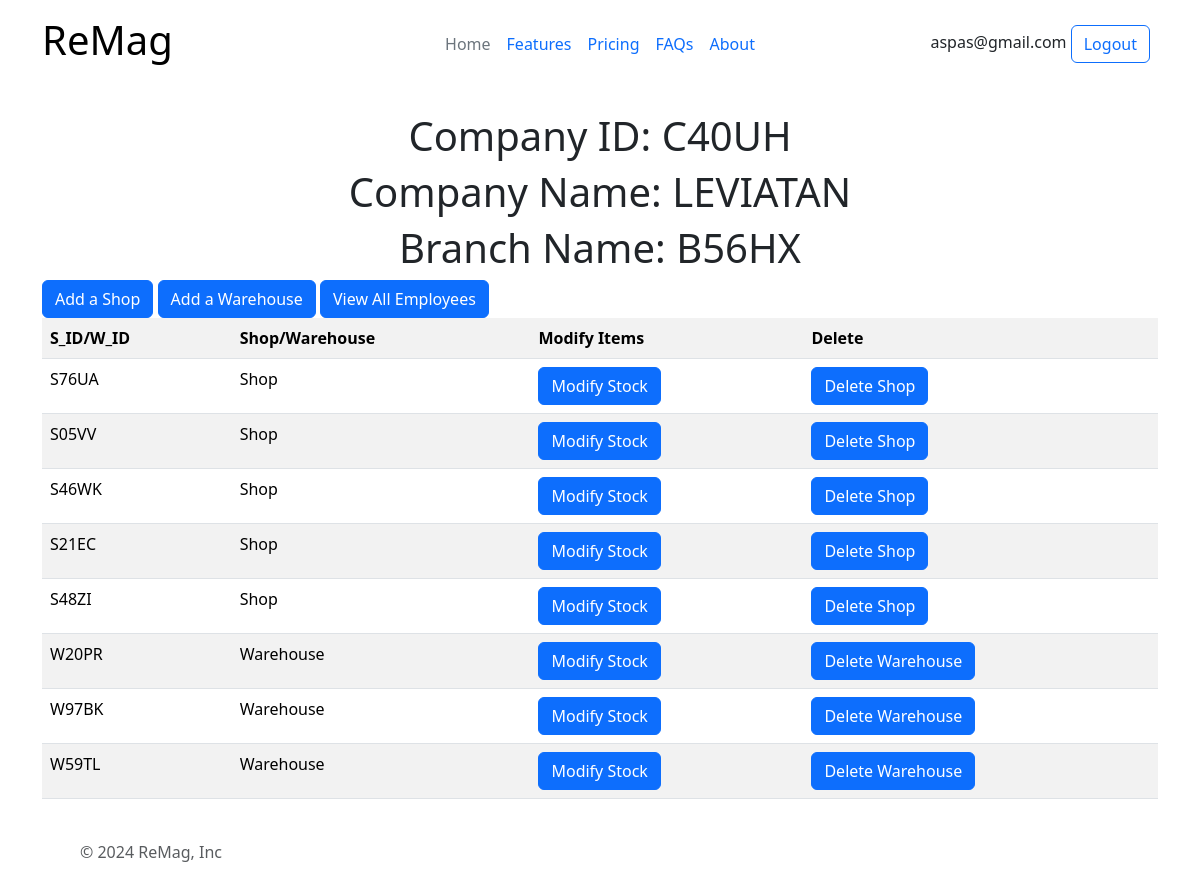
/branch/B56HX (signed in), run on the app's committed database.
### all/models.py (models this page shows, shortened)
class Company(models.Model):
    c_id=models.CharField(primary_key=True,max_length=5)
    c_name=models.CharField(max_length=30,null=False)
    c_phone=models.IntegerField(null=False)
    c_address=models.CharField(max_length=200,null=False)
    c_email=models.CharField(null=False,max_length=30)
    c_password=models.CharField(null=False,max_length=200)

class Branch(models.Model):
    b_id=models.CharField(primary_key=True,max_length=5)
    company=models.ForeignKey(Company, on_delete=models.CASCADE)
    b_address=models.CharField(null=False,max_length=200)
    b_phone_no=models.IntegerField(null=False)

class Store(models.Model):
    s_id=models.CharField(primary_key=True,max_length=5)
    branch=models.ForeignKey(Branch,on_delete=models.CASCADE)

class Warehouse(models.Model):
    w_id=models.CharField(primary_key=True,max_length=5)
    branch=models.ForeignKey(Branch,on_delete=models.CASCADE)

### all/views.py (the view)
# urls.py: path("branch/<str:b_id>",views.branch_page,name="branchpage"),
def branch_page(request,b_id):
    context = {}
    if 'company' in request.session:
        context['email']=request.session['email']
        context['company']=Company.objects.get(pk=request.session['company'])
        context['branch']=Branch.objects.get(pk=b_id)
        context['stores']=Store.objects.filter(branch=context['branch'])
        context['warehouses']=Warehouse.objects.filter(branch=context['branch'])
    return render(request,"all/company-page.html",context)

### all/templates/all/company-page.html (shortened to what this page needs)
{% extends "all/base.html" %}
{% block content %}
    <h3>Company ID: {{company.c_id}}</h3>
    <h3>Company Name: {{company.c_name}}</h3>
    <h3>Branch Name: {{branch.b_id}}</h3>
    <button type="button" class="btn btn-primary" onclick="location.href = '/add-shop/{{branch.b_id}}';">Add a Shop</button>
    <button type="button" class="btn btn-primary" onclick="location.href = '/add-warehouse/{{branch.b_id}}';">Add a Warehouse</button>
    <button type="button" class="btn btn-primary" onclick="location.href = '/all-employees';">View All Employees</button>
    <table class="table table-striped">
        <tr>
            <th scope="col">S_ID/W_ID</th>
            <th scope="col">Shop/Warehouse</th>
            <th scope="col">Modify Items</th>
            <th scope="col">Delete</th>
        </tr>
        {% for store in stores %}
            <tr>
                <td>{{store.s_id}}</td>
                <td>Shop</td>
                <td><button class="btn btn-primary" onclick="location.href = '/modify-stock';">Modify Stock</button></td>
                <td><button class="btn btn-primary" onclick="location.href = '/delete-store/{{branch.b_id}}/{{store.s_id}}';">Delete Shop</button></td>
            </tr>
        {% endfor %}
        {% for warehouse in warehouses %}
        <tr>
            <td>{{warehouse.w_id}}</td>
            <td>Warehouse</td>
            <td><button class="btn btn-primary" onclick="location.href = '/modify-stock';">Modify Stock</button></td>
            <td><button class="btn btn-primary" onclick="location.href = '/delete-warehouse/{{branch.b_id}}/{{warehouse.w_id}}';">Delete Warehouse</button></td>
        </tr>
        {% endfor %}
    </table>
{% endblock %}

### all/templates/all/base.html (shortened to what this page needs)
{% load static %}
<!DOCTYPE html>
<head>
    <link href="https://cdn.jsdelivr.net/npm/bootstrap@5.3.3/dist/css/bootstrap.min.css" rel="stylesheet">
    <link href="{% static 'all/styles/styles1.css' %}" rel="stylesheet">
</head>
<body>
   <div class="container">
    <header class="d-flex flex-wrap align-items-center justify-content-center justify-content-md-between py-3 mb-4">
      <div class="col-md-3 mb-2 mb-md-0">
        <a href="/" class="d-inline-flex link-body-emphasis text-decoration-none">
            <h3>ReMag</h3>
        </a>
      </div>
      <ul class="nav col-12 col-md-auto mb-2 justify-content-center mb-md-0">
        <li><a href="#" class="nav-link px-2 link-secondary">Home</a></li>
        <li><a href="#" class="nav-link px-2">Features</a></li>
        <li><a href="#" class="nav-link px-2">Pricing</a></li>
        <li><a href="#" class="nav-link px-2">FAQs</a></li>
        <li><a href="#" class="nav-link px-2">About</a></li>
      </ul>
      {% if email %}
      <div class="col-md-3 text-end">
        {{email}}
        <button type="button" class="btn btn-outline-primary me-2" onclick="location.href = '/logout';">Logout</button>
      </div>
      {% endif %}
    </header>
  </div>
  <div class="container">
    {% block content %}
    {% endblock %}
  </div>
  <div class="container">
    <footer class="d-flex flex-wrap justify-content-between align-items-center py-3 my-4">
      <div class="col-md-4 d-flex align-items-center">
        <a href="/" class="mb-3 me-2 mb-md-0 text-body-secondary text-decoration-none lh-1">
          <svg class="bi" width="30" height="24"><use xlink:href="#bootstrap"></use></svg>
        </a>
        <span class="mb-3 mb-md-0 text-body-secondary">© 2024 ReMag, Inc</span>
      </div>
      <ul class="nav col-md-4 justify-content-end list-unstyled d-flex">
        <li class="ms-3"><a class="text-body-secondary" href="#"><svg class="bi" width="24" height="24"><use xlink:href="#twitter"></use></svg></a></li>
        <li class="ms-3"><a class="text-body-secondary" href="#"><svg class="bi" width="24" height="24"><use xlink:href="#instagram"></use></svg></a></li>
        <li class="ms-3"><a class="text-body-secondary" href="#"><svg class="bi" width="24" height="24"><use xlink:href="#facebook"></use></svg></a></li>
      </ul>
    </footer>
  </div>
</body>

### all/static/all/styles/styles1.css (style rules this page uses)
h1,h2,h3 { text-align: center; font-size: 40px; }

### data on the page
Company: c_email "aspas@gmail.com", c_id "C40UH", c_name "LEVIATAN"
Branch: b_id "B56HX"
Store: s_id "S76UA"
Store: s_id "S05VV"
Store: s_id "S46WK"
Store: s_id "S21EC"
Store: s_id "S48ZI"
Warehouse: w_id "W20PR"
Warehouse: w_id "W97BK"
Warehouse: w_id "W59TL"
